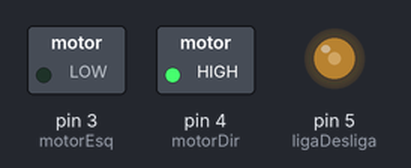
Recording of a sketch running on a simulated Arduino Uno, built with avr-gcc and run on an emulated ATmega328P. On the bench: switched loads named in the sketch (green lamp = pin HIGH), output pins drawn as LEDs (lit = HIGH).

Above: at 0.1 s.
Timing chart, 0 to 1.6 s (numbered marks = the images above):
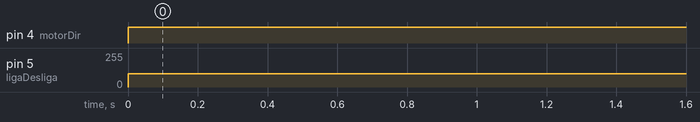

The sketch:

10-motorDCComPonteH.ino
```cpp
int ligaDesliga = 5;
int motorDir = 4;
int motorEsq = 3;

int velocidade = 100;

void setup(){
  pinMode(ligaDesliga, OUTPUT);
  pinMode(motorDir, OUTPUT);
  pinMode(motorEsq, OUTPUT);

  analogWrite(ligaDesliga,0);
  digitalWrite(motorDir,LOW);
  digitalWrite(motorEsq,LOW);
}

void loop(){
  analogWrite(ligaDesliga,velocidade);
  digitalWrite(motorDir,HIGH);
  digitalWrite(motorEsq,LOW);
}
```

Measured:
- by itself, pin 4 (motorDir): LOW → HIGH at 0.00 s
- by itself, pin 5 (ligaDesliga): 0/255 → 100/255 at 0.00 s
